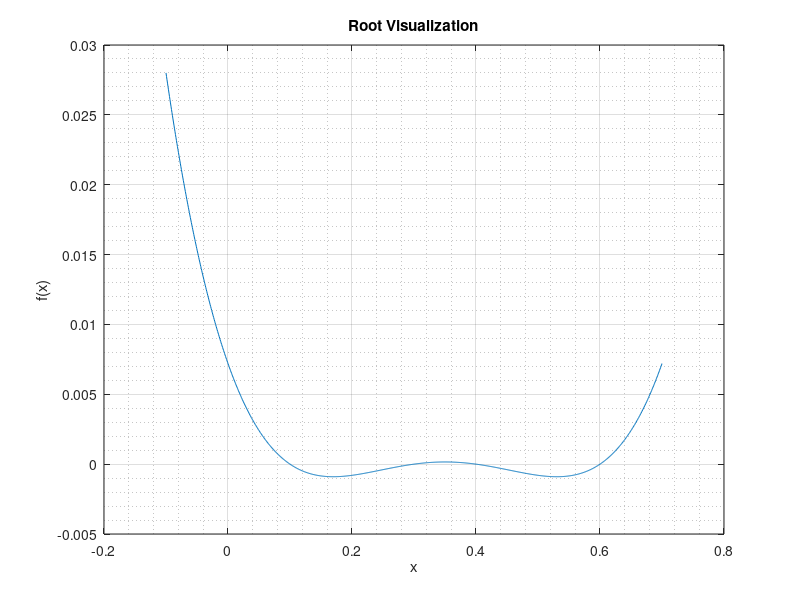

Here is the MATLAB script that generated this plot: (Note: this script raises an error after producing the figure.)
clc; clear; close all;

f = @(x) x.^4 - 1.4*x.^3 + 0.67*x.^2 - 0.126*x + 0.0072;
df = @(x) 4*x.^3 - 1.4*3*x.^2 + 0.67*2*x - 0.126;

x_plot_series = linspace(-0.1,0.7,1000);
f_plot_series = f(x_plot_series);

figure;
plot(x_plot_series, f_plot_series);
xlabel("x"); ylabel("f(x)");
title("Root Visualization");
grid on; grid minor;

rel_tol = 1e-10;

guess1= 0.0;
guess2= 0.2;
guess3= 0.5;
guess4= 0.7;
%%
root1 = myNewtonRoot(f,df,guess1,rel_tol)
%%
root2 = myNewtonRoot(f,df,guess2,rel_tol)
%%
root3 = myNewtonRoot(f,df,guess3,rel_tol)
%%
root4 = myNewtonRoot(f,df,guess4,rel_tol)

%%
guess1_0 = 0.0;
guess1_1 = 0.01;
guess2_0 = 0.2;
guess2_1 = 0.21;
guess3_0 = 0.5;
guess3_1 = 0.49;
guess4_0 = 0.7;
guess4_1 = 0.69;
%%
root1_sec = mySecantRoot(f,guess1_0, guess1_1, rel_tol)
%%
root2_sec = mySecantRoot(f,guess2_0, guess2_1, rel_tol)
%%
root3_sec = mySecantRoot(f,guess3_0, guess3_1, rel_tol)
%%
root4_sec = mySecantRoot(f,guess1_0, guess4_1, rel_tol)

%%
syms x;
f = x^4 - 1.4*x^3 + 0.67*x^2 - 0.126*x + 0.0072;

MATLAB_symbolic_solver = solve(f, x)

